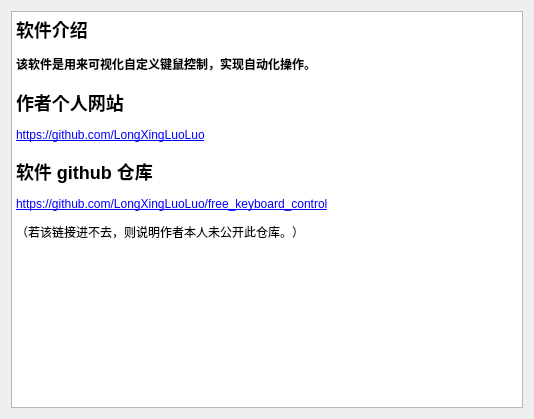
<?xml version="1.0" encoding="UTF-8"?>
<ui version="4.0">
 <class>authorWidget</class>
 <widget class="QWidget" name="authorWidget">
  <property name="geometry">
   <rect>
    <x>0</x>
    <y>0</y>
    <width>534</width>
    <height>419</height>
   </rect>
  </property>
  <property name="windowTitle">
   <string>作者介绍</string>
  </property>
  <layout class="QVBoxLayout" name="verticalLayout">
   <item>
    <widget class="QTextBrowser" name="textBrowser">
     <property name="html">
      <string>&lt;!DOCTYPE HTML PUBLIC &quot;-//W3C//DTD HTML 4.0//EN&quot; &quot;http://www.w3.org/TR/REC-html40/strict.dtd&quot;&gt;
&lt;html&gt;&lt;head&gt;&lt;meta name=&quot;qrichtext&quot; content=&quot;1&quot; /&gt;&lt;title&gt;作者介绍&lt;/title&gt;&lt;style type=&quot;text/css&quot;&gt;
p, li { white-space: pre-wrap; }
&lt;/style&gt;&lt;/head&gt;&lt;body style=&quot; font-family:'SimSun'; font-size:9pt; font-weight:400; font-style:normal;&quot;&gt;
&lt;h2 style=&quot; margin-top:16px; margin-bottom:12px; margin-left:0px; margin-right:0px; -qt-block-indent:0; text-indent:0px;&quot;&gt;&lt;a name=&quot;软件介绍&quot;&gt;&lt;/a&gt;&lt;span style=&quot; font-size:x-large; font-weight:600;&quot;&gt;软&lt;/span&gt;&lt;span style=&quot; font-size:x-large; font-weight:600;&quot;&gt;件介绍&lt;/span&gt;&lt;/h2&gt;
&lt;p style=&quot; margin-top:12px; margin-bottom:12px; margin-left:0px; margin-right:0px; -qt-block-indent:0; text-indent:0px;&quot;&gt;&lt;span style=&quot; font-weight:600;&quot;&gt;该软件是用来可视化自定义键鼠控制，实现自动化操作。&lt;/span&gt;&lt;/p&gt;
&lt;h2 style=&quot; margin-top:16px; margin-bottom:12px; margin-left:0px; margin-right:0px; -qt-block-indent:0; text-indent:0px;&quot;&gt;&lt;a name=&quot;作者个人网站&quot;&gt;&lt;/a&gt;&lt;span style=&quot; font-size:x-large; font-weight:600;&quot;&gt;作&lt;/span&gt;&lt;span style=&quot; font-size:x-large; font-weight:600;&quot;&gt;者个人网站&lt;/span&gt;&lt;/h2&gt;
&lt;p style=&quot; margin-top:12px; margin-bottom:12px; margin-left:0px; margin-right:0px; -qt-block-indent:0; text-indent:0px;&quot;&gt;&lt;a href=&quot;https://github.com/LongXingLuoLuo&quot;&gt;&lt;span style=&quot; text-decoration: underline; color:#0000ff;&quot;&gt;https://github.com/LongXingLuoLuo&lt;/span&gt;&lt;/a&gt;&lt;/p&gt;
&lt;h2 style=&quot; margin-top:16px; margin-bottom:12px; margin-left:0px; margin-right:0px; -qt-block-indent:0; text-indent:0px;&quot;&gt;&lt;span style=&quot; font-size:x-large; font-weight:600;&quot;&gt;软件 github 仓库&lt;/span&gt;&lt;/h2&gt;
&lt;p style=&quot; margin-top:12px; margin-bottom:12px; margin-left:0px; margin-right:0px; -qt-block-indent:0; text-indent:0px;&quot;&gt;&lt;a href=&quot;https://github.com/LongXingLuoLuo/free_keyboard_control&quot;&gt;&lt;span style=&quot; text-decoration: underline; color:#0000ff;&quot;&gt;https://github.com/LongXingLuoLuo/free_keyboard_control&lt;/span&gt;&lt;/a&gt;&lt;/p&gt;
&lt;p style=&quot; margin-top:12px; margin-bottom:12px; margin-left:0px; margin-right:0px; -qt-block-indent:0; text-indent:0px;&quot;&gt;（若该链接进不去，则说明作者本人未公开此仓库。）&lt;/p&gt;
&lt;p style=&quot; margin-top:12px; margin-bottom:12px; margin-left:0px; margin-right:0px; -qt-block-indent:0; text-indent:0px;&quot;&gt; &lt;/p&gt;&lt;/body&gt;&lt;/html&gt;</string>
     </property>
    </widget>
   </item>
  </layout>
 </widget>
 <resources/>
 <connections/>
</ui>
